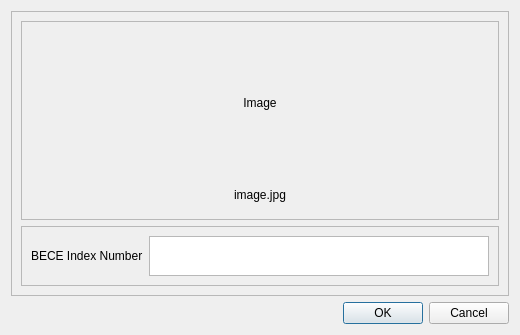
<?xml version="1.0" encoding="UTF-8"?>
<ui version="4.0">
 <class>Dialog</class>
 <widget class="QDialog" name="Dialog">
  <property name="geometry">
   <rect>
    <x>0</x>
    <y>0</y>
    <width>520</width>
    <height>335</height>
   </rect>
  </property>
  <property name="windowTitle">
   <string>Dialog</string>
  </property>
  <layout class="QVBoxLayout" name="verticalLayout">
   <item>
    <widget class="QFrame" name="frame">
     <property name="frameShape">
      <enum>QFrame::StyledPanel</enum>
     </property>
     <property name="frameShadow">
      <enum>QFrame::Raised</enum>
     </property>
     <layout class="QVBoxLayout" name="verticalLayout_2">
      <item>
       <widget class="QFrame" name="frame_3">
        <property name="frameShape">
         <enum>QFrame::StyledPanel</enum>
        </property>
        <property name="frameShadow">
         <enum>QFrame::Raised</enum>
        </property>
        <layout class="QVBoxLayout" name="verticalLayout_3">
         <item>
          <widget class="QLabel" name="label">
           <property name="text">
            <string>Image</string>
           </property>
           <property name="alignment">
            <set>Qt::AlignCenter</set>
           </property>
          </widget>
         </item>
         <item>
          <widget class="QLabel" name="label_2">
           <property name="maximumSize">
            <size>
             <width>16777215</width>
             <height>30</height>
            </size>
           </property>
           <property name="text">
            <string>image.jpg</string>
           </property>
           <property name="alignment">
            <set>Qt::AlignCenter</set>
           </property>
          </widget>
         </item>
        </layout>
       </widget>
      </item>
      <item>
       <widget class="QFrame" name="frame_2">
        <property name="maximumSize">
         <size>
          <width>16777215</width>
          <height>60</height>
         </size>
        </property>
        <property name="frameShape">
         <enum>QFrame::StyledPanel</enum>
        </property>
        <property name="frameShadow">
         <enum>QFrame::Raised</enum>
        </property>
        <layout class="QHBoxLayout" name="horizontalLayout">
         <item>
          <widget class="QLabel" name="label_3">
           <property name="maximumSize">
            <size>
             <width>16777215</width>
             <height>60</height>
            </size>
           </property>
           <property name="text">
            <string>BECE Index Number</string>
           </property>
          </widget>
         </item>
         <item>
          <widget class="QPlainTextEdit" name="plainTextEdit">
           <property name="maximumSize">
            <size>
             <width>16777215</width>
             <height>60</height>
            </size>
           </property>
          </widget>
         </item>
        </layout>
       </widget>
      </item>
     </layout>
    </widget>
   </item>
   <item>
    <widget class="QDialogButtonBox" name="buttonBox">
     <property name="orientation">
      <enum>Qt::Horizontal</enum>
     </property>
     <property name="standardButtons">
      <set>QDialogButtonBox::Cancel|QDialogButtonBox::Ok</set>
     </property>
    </widget>
   </item>
  </layout>
 </widget>
 <resources/>
 <connections>
  <connection>
   <sender>buttonBox</sender>
   <signal>accepted()</signal>
   <receiver>Dialog</receiver>
   <slot>accept()</slot>
   <hints>
    <hint type="sourcelabel">
     <x>248</x>
     <y>254</y>
    </hint>
    <hint type="destinationlabel">
     <x>157</x>
     <y>274</y>
    </hint>
   </hints>
  </connection>
  <connection>
   <sender>buttonBox</sender>
   <signal>rejected()</signal>
   <receiver>Dialog</receiver>
   <slot>reject()</slot>
   <hints>
    <hint type="sourcelabel">
     <x>316</x>
     <y>260</y>
    </hint>
    <hint type="destinationlabel">
     <x>286</x>
     <y>274</y>
    </hint>
   </hints>
  </connection>
 </connections>
</ui>
